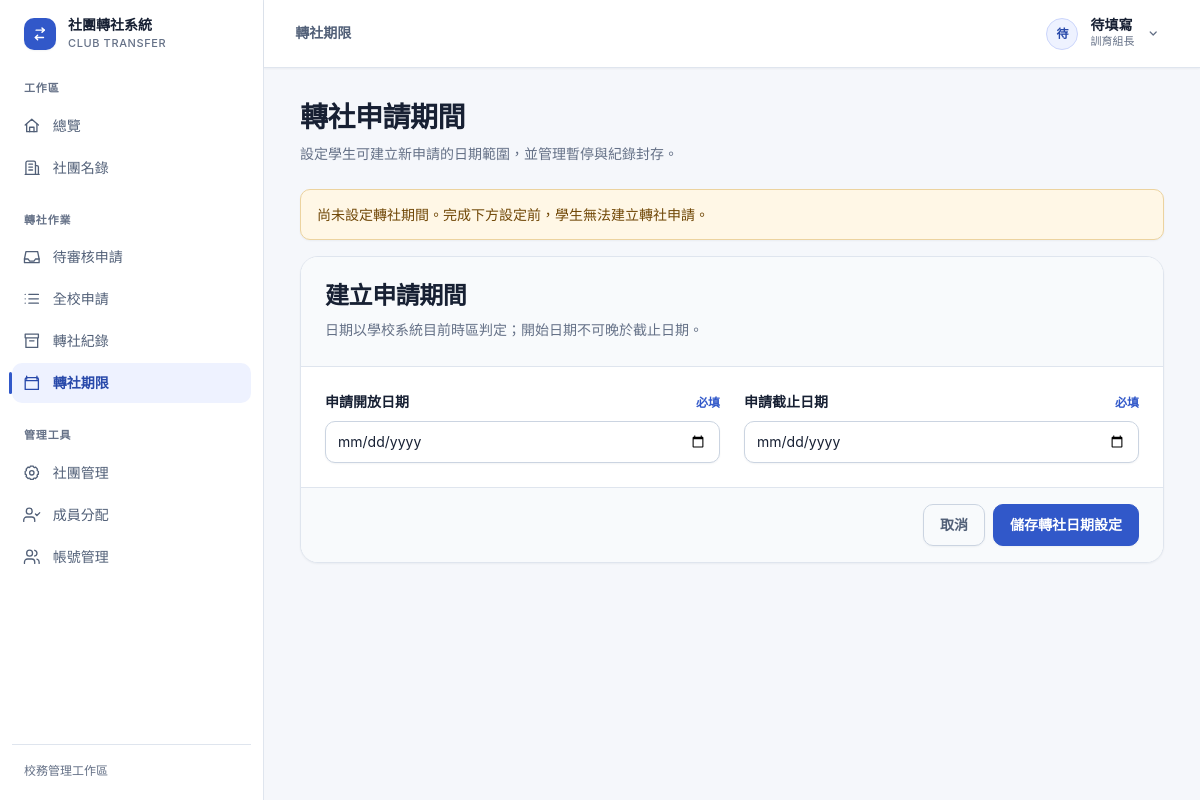
Page /admin-panel/transfer-window/ (signed in) on the committed database.
### accounts/models.py (models this page shows, shortened)
class User(django.contrib.auth.models.AbstractUser):
    ROLE_CHOICES = [
        ('student', '學生'),
        ('president', '社長'),
        ('teacher', '指導老師'),
        ('admin', '訓育組（管理員）'),
    ]
    role = models.CharField(
        max_length=20,
        choices=ROLE_CHOICES,
        default='student',
        verbose_name='身分組'
    )
    student_id = models.CharField(
        max_length=20,
        blank=True,
        verbose_name='學號'
    )
    class_name = models.CharField(
        max_length=20,
        blank=True,
        verbose_name='班級'
    )
    seat_number = models.PositiveSmallIntegerField(
        null=True,
        blank=True,
        verbose_name='座號'
    )
    club = models.ForeignKey(
        'clubs.Club',
        on_delete=models.SET_NULL,
        null=True,
        blank=True,
        verbose_name='所屬社團',
        related_name='members'
    )
    class Meta:
        verbose_name = '使用者'
        verbose_name_plural = '使用者'
        constraints = [
            models.UniqueConstraint(
                Lower('username'),
                name='unique_login_id_ci',
            ),
            models.UniqueConstraint(
                Lower('email'),
                condition=~models.Q(email=''),
                name='unique_nonempty_email_ci',
            ),
            models.UniqueConstraint(
                Lower('student_id'),
                condition=(
                    models.Q(role__in=['student', 'president'])
                    & ~models.Q(student_id='')
                ),
                name='unique_student_id_ci',
            ),
        ]

### accounts/views.py (the view, shortened to what this page needs)
# urls.py: path('admin-panel/transfer-window/', views.TransferWindowSettingsView.as_view(), name='transfer_window_settings'),
class TransferWindowSettingsView(LoginRequiredMixin, AdminRequiredMixin, View):
    template_name = 'accounts/transfer_window_form.html'
    def get_archive_context(self, transfer_window):
        if not transfer_window:
            return {
                'transfer_record_archive_can_create': False,
                'transfer_record_archive_existing': None,
                'transfer_record_archive_request_count': 0,
            }
    def get(self, request):
        state = get_transfer_window_state()
        form = TransferWindowForm(instance=state['transfer_window'])
        return render(
            request,
            self.template_name,
            {
                **state,
                **self.get_archive_context(state['transfer_window']),
                'form': form,
            },
        )

### transfers/forms.py (shortened to what this page needs)
class TransferWindowForm(forms.ModelForm):
    class Meta:
        model = TransferWindow
        fields = ['start_date', 'end_date']
        widgets = {
            'start_date': forms.DateInput(attrs={'type': 'date', 'class': 'form-control'}),
            'end_date': forms.DateInput(attrs={'type': 'date', 'class': 'form-control'}),
        }
        labels = {
            'start_date': '申請開放日期',
            'end_date': '申請截止日期',
        }

### accounts/permissions.py (called while the page is built)
def is_training_admin(user):
    return bool(
        user
        and user.is_authenticated
        and (user.is_superuser or getattr(user, 'role', None) == 'admin')
    )

def can_review_transfer_requests(user):
    return (
        is_training_admin(user)
        or is_actual_club_president(user)
        or is_assigned_club_teacher(user)
    )

### accounts/templatetags/account_extras.py (called while the page is built)
@register.filter
def workflow_widget(field):
    widget = field.field.widget
    input_type = getattr(widget, 'input_type', '')
    existing_class = widget.attrs.get('class', '')
    control_class = 'form-check-input' if input_type in {'checkbox', 'radio'} else (
        'form-select' if input_type == 'select' else 'form-control'
    )
    classes = [existing_class, control_class]
    if field.errors:
        classes.append('is-invalid')
    described_by = []
    if field.help_text:
        described_by.append(f'{field.id_for_label}_help')
    if field.errors:
        described_by.append(f'{field.id_for_label}_errors')
    attrs = {'class': ' '.join(filter(None, classes))}
    if described_by:
        attrs['aria-describedby'] = ' '.join(described_by)
    if field.errors:
        attrs['aria-invalid'] = 'true'
    return mark_safe(field.as_widget(attrs=attrs))

@register.filter
def display_role(user):
    if getattr(user, 'role', None) == 'admin':
        return '訓育組長'
    if getattr(user, 'role', None) == 'president' and not user_is_club_president(user, user.club):
        return '學生'
    return user.get_role_display()

@register.filter
def can_review_transfers(user):
    return can_review_transfer_requests(user)

@register.filter
def role_badge_class(user):
    role = getattr(user, 'role', None)
    displayed_role = display_role(user)
    if role == 'president' and displayed_role == user.get_role_display():
        return 'role-badge-president'
    if role == 'teacher':
        return 'role-badge-teacher'
    if role == 'admin' or getattr(user, 'is_superuser', False):
        return 'role-badge-admin'
    return 'role-badge-student'

### templates/accounts/transfer_window_form.html (shortened to what this page needs)
{% extends 'base.html' %}
{% block content %}
<div class="form-page">
    <div class="page-header"><div><h1>轉社申請期間</h1><p class="page-header-description">設定學生可建立新申請的日期範圍，並管理暫停與紀錄封存。</p></div></div>
    {% if transfer_window %}
    <section class="form-shell mb-4" aria-labelledby="window-status-heading">
        <div class="form-intro"><h2 id="window-status-heading">目前設定</h2></div>
        <div class="form-section">
            <div class="workflow-context"><dl><dt>申請開放日期</dt><dd>{{ transfer_window.start_date|date:"Y/m/d" }}</dd><dt>申請截止日期</dt><dd>{{ transfer_window.end_date|date:"Y/m/d" }}</dd><dt>目前狀態</dt><dd><span class="badge {% if transfer_window.is_open %}bg-success{% elif transfer_window.is_paused %}bg-warning{% else %}bg-secondary{% endif %}">{{ transfer_window.status_text }}</span></dd></dl></div>
            <div class="mt-4">
            {% if transfer_window.is_paused %}
                <form method="post" action="{% url 'transfer_window_resume' %}" data-workflow-form data-confirm-message="恢復轉社申請期間？在日期範圍內，符合資格的學生將可再次建立申請。">{% csrf_token %}<button type="submit" class="btn btn-success" data-submitting-label="正在恢復…">恢復接受轉社申請</button></form>
            {% else %}
                <form method="post" action="{% url 'transfer_window_pause' %}" data-workflow-form data-confirm-message="暫停轉社申請期間？學生將暫時無法建立新申請，既有申請與紀錄會保留。">{% csrf_token %}<button type="submit" class="btn btn-outline-warning" data-submitting-label="正在暫停…">暫停接受新申請</button></form>
            {% endif %}
            </div>
        </div>
    </section>
    {% else %}
    <div class="alert alert-warning" role="status">尚未設定轉社期間。完成下方設定前，學生無法建立轉社申請。</div>
    {% endif %}
    <form method="post" class="form-shell mb-4" data-workflow-form novalidate>
        <div class="form-intro"><h2>{% if transfer_window %}更新申請日期{% else %}建立申請期間{% endif %}</h2><p>日期以學校系統目前時區判定；開始日期不可晚於截止日期。</p></div>
        <section class="form-section"><div class="form-grid">{% include "includes/form_field.html" with field=form.start_date %}{% include "includes/form_field.html" with field=form.end_date %}</div></section>
        <div class="form-actions"><a href="{% url 'home' %}" class="btn btn-outline-secondary">取消</a><button type="submit" class="btn btn-primary" data-submitting-label="正在儲存…">儲存轉社日期設定</button></div>
    </form>
</div>
{% endblock %}

### templates/base.html (shortened to what this page needs)
<!DOCTYPE html>
{% load static account_extras %}
<html lang="zh-TW">
<head>
    <link href="https://cdn.jsdelivr.net/npm/bootstrap@5.3.0/dist/css/bootstrap.min.css" rel="stylesheet">
    <link href="{% static 'css/design-system.css' %}" rel="stylesheet">
</head>
<body class="{% if user.is_authenticated %}app-authenticated{% else %}public-layout{% endif %}">
    {% if user.is_authenticated %}
        <div class="app-shell">
            <aside class="app-sidebar d-none d-lg-flex" aria-label="應用程式側邊欄">
                <a class="app-brand" href="{% url 'home' %}">
                    <span class="app-brand-mark" aria-hidden="true"><svg><use href="#icon-transfer"></use></svg></span>
                    <span><strong>社團轉社系統</strong><small>Club Transfer</small></span>
                </a>
                {% include 'includes/app_navigation.html' %}
                <div class="sidebar-footer">校務管理工作區</div>
            </aside>
            <div class="app-frame">
                <header class="app-topbar">
                    <div class="app-topbar-context">{{ request.resolver_match.url_name|page_context_label }}</div>
                    <div class="dropdown ms-auto">
                        <button class="user-menu-button" type="button" data-bs-toggle="dropdown" aria-expanded="false" aria-label="開啟使用者選單">
                            <span class="user-avatar" aria-hidden="true">{{ user.get_full_name|default:user.username|slice:':1'|upper }}</span>
                            <span class="user-identity d-none d-sm-flex">
                                <strong>{{ user.get_full_name|default:user.username }}</strong>
                                <small>{{ user|display_role }}</small>
                            </span>
                            <svg class="user-menu-chevron d-none d-sm-block" aria-hidden="true"><use href="#icon-chevron-down"></use></svg>
                        </button>
                    </div>
                </header>
                <main class="app-main" id="main-content" tabindex="-1">
                    <div class="app-content {% block content_width %}content-wide{% endblock %}">
    {% endif %}
        {% block content %}{% endblock %}
    {% if user.is_authenticated %}
                    </div>
                </main>
            </div>
        </div>
    {% else %}
        </main>
        <footer class="site-footer">
            <div class="container text-center text-muted"><small>社團轉社系統 &copy; 2026</small></div>
        </footer>
    {% endif %}
</body>
</html>

### rows in the picture
User: get_full_name "待", get_full_name "待填寫", role "訓育組長"

### other values in the picture
{{ request.resolver_match.url_name|page_context_label }} "轉社期限"
{{ field.label }} "申請開放日期 申請截止日期"
